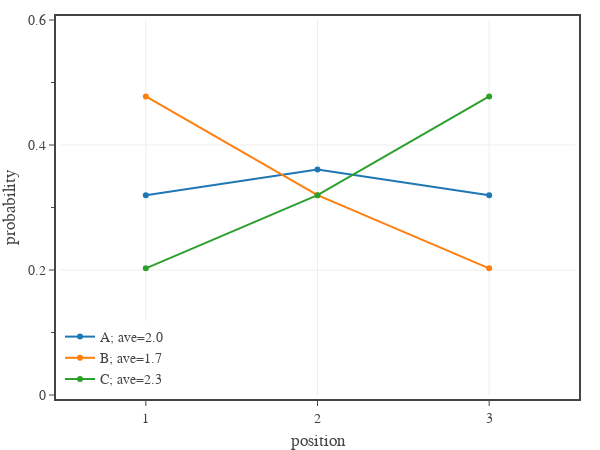

The notebook cell saved with this chart:
### Code cell
# Fig 5 (alt): Shows the probabilities of three characters ending up in each of the three possible initiative positions
# create figure
fig = go.Figure(
    layout=go.Layout(
        template=tfb.FIG_TEMPLATE,
        xaxis=dict(
            title_text='position',
            range=[0.5, 3.5],
            tick0=0, dtick=1,
            minor=dict(tick0=0, dtick=1),
        ),
        yaxis=dict(
            title_text='probability',
            range=[0,0.6],
            #tickformat='.0%'
            tick0=0, dtick=0.2,
            minor=dict(tick0=0, dtick=0.1),
        ),
        legend=dict(
            xanchor='left', yanchor='bottom',
            x=0.00, y=0.00,
            orientation='v',
            tracegroupgap=0,
        )
    )
)

combatants = {'A': 2, 'B': 4, 'C': 0}

for combatant in combatants.keys():
    order = list(range(1, len(combatants)+1))
    probs = [init_prob_position(combatants, combatant=combatant, position=i) for i in order]
    fig.add_trace(go.Scatter(
        x=order,
        y=probs,
        name=f'{combatant}; ave={np.dot(order, probs):.1f}',
        hovertemplate=
            f'<b>{combatant}</b><br>'+
            'initiative order %{x:.0f}<br>'+
            'probability %{y:.1%}<extra></extra>',
    ))

# show figure
fig.update_layout(width=600, height=450)
fig.show(config=tfb.FIG_CONFIG)

# save figures
if SAVEFIGS:
    fig.update_layout(autosize=True, width=None, height=None)
    #tfb.save_fig_html(fig, format='large', name=f'./fig-general-position-probs-large')
    #tfb.save_fig_html(fig, format='small', name=f'./fig-general-position-probs-small')

### Figure 1 — Plotly figure (JSON) as saved in the notebook; plotly's stock layout.template omitted (floating-point values rounded to 4 significant figures)
{"data": [{"hovertemplate": "<b>A</b><br>initiative order %{x:.0f}<br>probability %{y:.1%}<extra></extra>", "name": "A; ave=2.0", "type": "scatter", "x": [1, 2, 3], "y": [0.3197, 0.3607, 0.3197]}, {"hovertemplate": "<b>B</b><br>initiative order %{x:.0f}<br>probability %{y:.1%}<extra></extra>", "name": "B; ave=1.7", "type": "scatter", "x": [1, 2, 3], "y": [0.4777, 0.3197, 0.2027]}, {"hovertemplate": "<b>C</b><br>initiative order %{x:.0f}<br>probability %{y:.1%}<extra></extra>", "name": "C; ave=2.3", "type": "scatter", "x": [1, 2, 3], "y": [0.2027, 0.3197, 0.4777]}], "layout": {"height": 450, "legend": {"orientation": "v", "tracegroupgap": 0, "x": 0, "xanchor": "left", "y": 0, "yanchor": "bottom"}, "width": 600, "xaxis": {"dtick": 1, "minor": {"dtick": 1, "tick0": 0}, "range": [0.5, 3.5], "tick0": 0, "title": {"text": "position"}}, "yaxis": {"dtick": 0.2, "minor": {"dtick": 0.1, "tick0": 0}, "range": [0, 0.6], "tick0": 0, "title": {"text": "probability"}}}}
